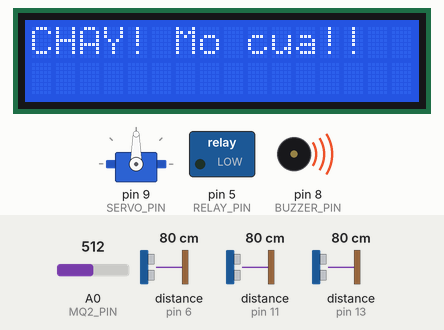
Bench run of a sketch on a simulated Arduino Uno, built with avr-gcc and run on an emulated ATmega328P. On the bench: 16×2 character LCD, servo, switched loads named in the sketch (green lamp = pin HIGH), buzzer (waves = sounding). Inputs (shaded band) come from the test bench; at power-on: A0 (MQ2_PIN) = 512, distance to the obstacle (sensors on pin 6, pin 11, pin 13) 80 cm. The echo pulse lasts 58.3 µs per cm; pins used as bus, display or sensor lines are not drawn; what the sketch prints to the serial monitor is not drawn.

Above: at 4.2 s.
4.3 s: A0 (MQ2_PIN) set to 410
5.8 s: A0 (MQ2_PIN) set to 392
At 6.2 s:
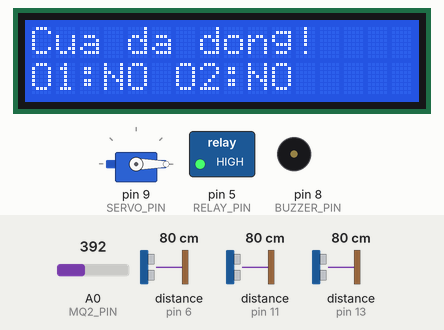
7.3 s: A0 (MQ2_PIN) set to 511
At 8.6 s:
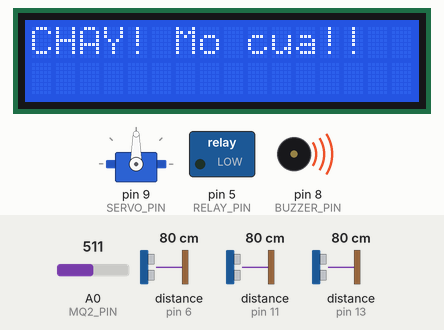
8.9 s: A0 (MQ2_PIN) set to 390
At 9.8 s:
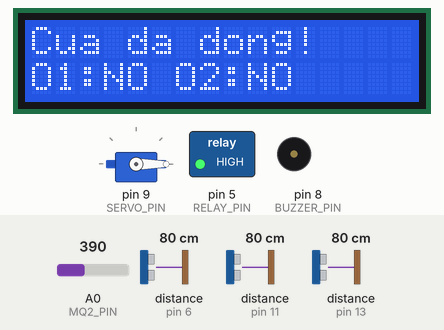
10.4 s: distance to the obstacle (sensor on pin 6) set to 63 cm
11.9 s: distance to the obstacle (sensor on pin 6) set to 54 cm
At 12.7 s:
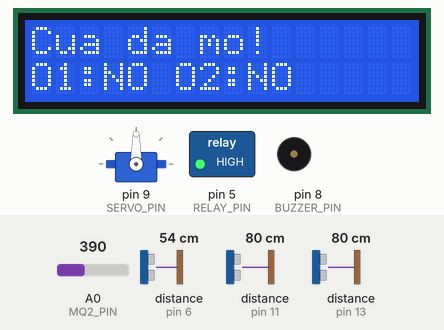
Timing chart, 0 to 14.9 s (numbered marks = the images above; inputs shaded):
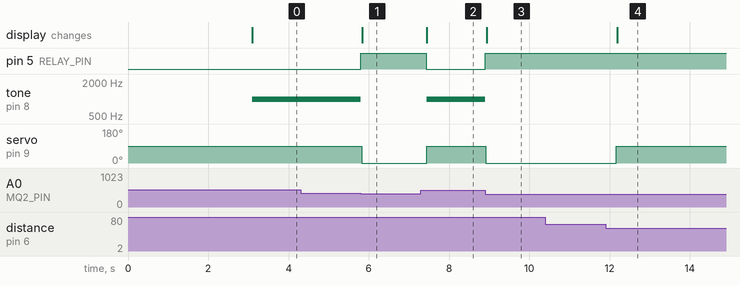

Measured:
- the behaviour switches between 401 and 400 on A0 (MQ2_PIN) (found by bisection; images 0 and 1)
- the behaviour switches between 60 and 59 cm on distance to the obstacle (sensor on pin 6) (found by bisection; images 3 and 4)
- after the input at 4.3 s, every drawn part: stays the same
- after the input at 5.8 s, pin 5 (RELAY_PIN): LOW → HIGH at once; tone on pin 8 (BUZZER_PIN): 1000 Hz → silent at once; servo on pin 9 (SERVO_PIN): 90° → 0° at once; the display: changes at once (image 1)
- after the input at 7.3 s, pin 5 (RELAY_PIN): HIGH → LOW after 0.13 s; tone on pin 8 (BUZZER_PIN): silent → 1000 Hz after 0.14 s; servo on pin 9 (SERVO_PIN): 0° → 90° after 0.14 s; the display: changes after 0.14 s (image 2)
- after the input at 8.9 s, pin 5 (RELAY_PIN): LOW → HIGH at once; tone on pin 8 (BUZZER_PIN): 1000 Hz → silent at once; servo on pin 9 (SERVO_PIN): 90° → 0° at once; the display: changes at once (image 3)
- after the input at 10.4 s, every drawn part: stays the same
- after the input at 11.9 s, servo on pin 9 (SERVO_PIN): 0° → 90° after 0.27 s; the display: changes after 0.29 s (image 4)

The sketch:

sketch.ino
```cpp
#include <Wire.h>
#include <LiquidCrystal_I2C.h>
#include <Servo.h>

// === Khai báo chân ===
#define TRIG_GATE 7
#define ECHO_GATE 6
#define SERVO_PIN 9
#define BUZZER_PIN 8
#define RELAY_PIN 5
#define MQ2_PIN A0

#define TRIG_SLOT1 10
#define ECHO_SLOT1 11
#define TRIG_SLOT2 12
#define ECHO_SLOT2 13

// === Biến toàn cục ===
Servo myServo;
LiquidCrystal_I2C lcd(0x27, 16, 2);  // I2C LCD 16x2

bool fireDetected = false;
long distanceGate, distance1, distance2;

// === Hàm đo khoảng cách bằng HC-SR04 ===
long readDistance(int trigPin, int echoPin) {
  digitalWrite(trigPin, LOW);
  delayMicroseconds(2);
  digitalWrite(trigPin, HIGH);
  delayMicroseconds(10);
  digitalWrite(trigPin, LOW);
  long duration = pulseIn(echoPin, HIGH);
  return duration / 58.2; // cm
}

void setup() {
  Serial.begin(115200);

  lcd.begin(16, 2);
  lcd.print("Automatic Parking");
  delay(3000);

  myServo.attach(SERVO_PIN);
  myServo.write(0); // Cửa đóng ban đầu

  pinMode(RELAY_PIN, OUTPUT);
  digitalWrite(RELAY_PIN, HIGH); // Hệ thống hoạt động

  pinMode(BUZZER_PIN, OUTPUT);
  digitalWrite(BUZZER_PIN, LOW); // Buzzer tắt

  pinMode(TRIG_GATE, OUTPUT);
  pinMode(ECHO_GATE, INPUT);

  pinMode(TRIG_SLOT1, OUTPUT);
  pinMode(ECHO_SLOT1, INPUT);
  pinMode(TRIG_SLOT2, OUTPUT);
  pinMode(ECHO_SLOT2, INPUT);
}

void loop() {
  // Đọc MQ2
  int mq2Value = analogRead(MQ2_PIN);

  // === Phát hiện cháy ===
  if (mq2Value > 400) {
    if (!fireDetected) {
      fireDetected = true;
      digitalWrite(RELAY_PIN, LOW);  // Ngắt hệ thống
      digitalWrite(BUZZER_PIN, HIGH); // Cảnh báo
      myServo.write(90);  // Mở cửa khẩn cấp
      lcd.clear();
      lcd.print("CHAY! Mo cua!!");
      tone(BUZZER_PIN, 1000); // Phát ra âm thanh cảnh báo với tần số 000 Hz
    }
    return;  // Dừng các chức năng khác
  } else {
    if (fireDetected) {
      fireDetected = false;
      digitalWrite(RELAY_PIN, HIGH);
      digitalWrite(BUZZER_PIN, LOW);
      noTone(BUZZER_PIN); // Tắt còi buzzer nếu không có cảnh báo
    }
  }


  // === Đọc khoảng cách xe trước cổng ===
  distanceGate = readDistance(TRIG_GATE, ECHO_GATE);

  lcd.clear();
  if (distanceGate < 60) {
    myServo.write(90);
    lcd.print("Cua da mo!");

  } else {
    myServo.write(0);
    lcd.print("Cua da dong!");

  }

  // === Đọc trạng thái ô đỗ xe ===
  distance1 = readDistance(TRIG_SLOT1, ECHO_SLOT1);
  distance2 = readDistance(TRIG_SLOT2, ECHO_SLOT2);

  bool slot1Occupied = distance1 < 20;
  bool slot2Occupied = distance2 < 20;

  lcd.setCursor(0, 1);
  lcd.print("O1:");
  lcd.print(slot1Occupied ? "FULL " : "NO ");
  lcd.print("O2:");
  lcd.print(slot2Occupied ? "FULL " : "NO ");

  // Debug Serial
  Serial.print("MQ2: "); Serial.print(mq2Value);
  Serial.print(" | Gate: "); Serial.print(distanceGate);
  Serial.print(" | O1: "); Serial.print(slot1Occupied);
  Serial.print(" | O2: "); Serial.println(slot2Occupied);

  delay(500);
}
```
